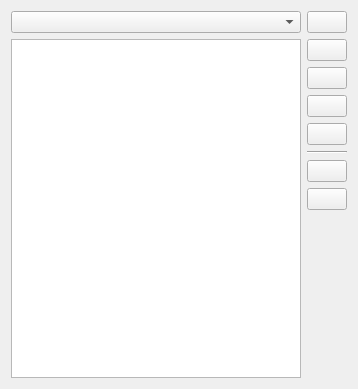
<?xml version="1.0" encoding="UTF-8"?>
<ui version="4.0">
 <class>Editor</class>
 <widget class="QWidget" name="Editor">
  <property name="geometry">
   <rect>
    <x>0</x>
    <y>0</y>
    <width>358</width>
    <height>389</height>
   </rect>
  </property>
  <layout class="QHBoxLayout" name="horizontalLayout_6">
   <item>
    <layout class="QVBoxLayout" name="verticalLayout_2">
     <item>
      <widget class="QComboBox" name="fileListComboBox"/>
     </item>
     <item>
      <widget class="QTableView" name="macroTableView"/>
     </item>
    </layout>
   </item>
   <item>
    <layout class="QVBoxLayout" name="verticalLayout">
     <item>
      <widget class="QPushButton" name="operationButton">
       <property name="text">
        <string/>
       </property>
      </widget>
     </item>
     <item>
      <widget class="QPushButton" name="addButton">
       <property name="text">
        <string/>
       </property>
       <property name="icon">
        <iconset theme="list-add">
         <normaloff/>
        </iconset>
       </property>
      </widget>
     </item>
     <item>
      <widget class="QPushButton" name="batchEditButton">
       <property name="text">
        <string/>
       </property>
       <property name="icon">
        <iconset theme="document-edit">
         <normaloff/>
        </iconset>
       </property>
      </widget>
     </item>
     <item>
      <widget class="QPushButton" name="deleteButton">
       <property name="text">
        <string/>
       </property>
       <property name="icon">
        <iconset theme="list-remove">
         <normaloff/>
        </iconset>
       </property>
      </widget>
     </item>
     <item>
      <widget class="QPushButton" name="clearButton">
       <property name="text">
        <string/>
       </property>
       <property name="icon">
        <iconset theme="edit-delete">
         <normaloff/>
        </iconset>
       </property>
      </widget>
     </item>
     <item>
      <widget class="Line" name="line">
       <property name="orientation">
        <enum>Qt::Horizontal</enum>
       </property>
      </widget>
     </item>
     <item>
      <widget class="QPushButton" name="importButton">
       <property name="text">
        <string/>
       </property>
       <property name="icon">
        <iconset theme="document-import">
         <normaloff/>
        </iconset>
       </property>
      </widget>
     </item>
     <item>
      <widget class="QPushButton" name="exportButton">
       <property name="text">
        <string/>
       </property>
       <property name="icon">
        <iconset theme="document-export">
         <normaloff/>
        </iconset>
       </property>
      </widget>
     </item>
     <item>
      <spacer name="verticalSpacer">
       <property name="orientation">
        <enum>Qt::Vertical</enum>
       </property>
       <property name="sizeHint" stdset="0">
        <size>
         <width>20</width>
         <height>40</height>
        </size>
       </property>
      </spacer>
     </item>
    </layout>
   </item>
  </layout>
 </widget>
 <resources/>
 <connections/>
</ui>
